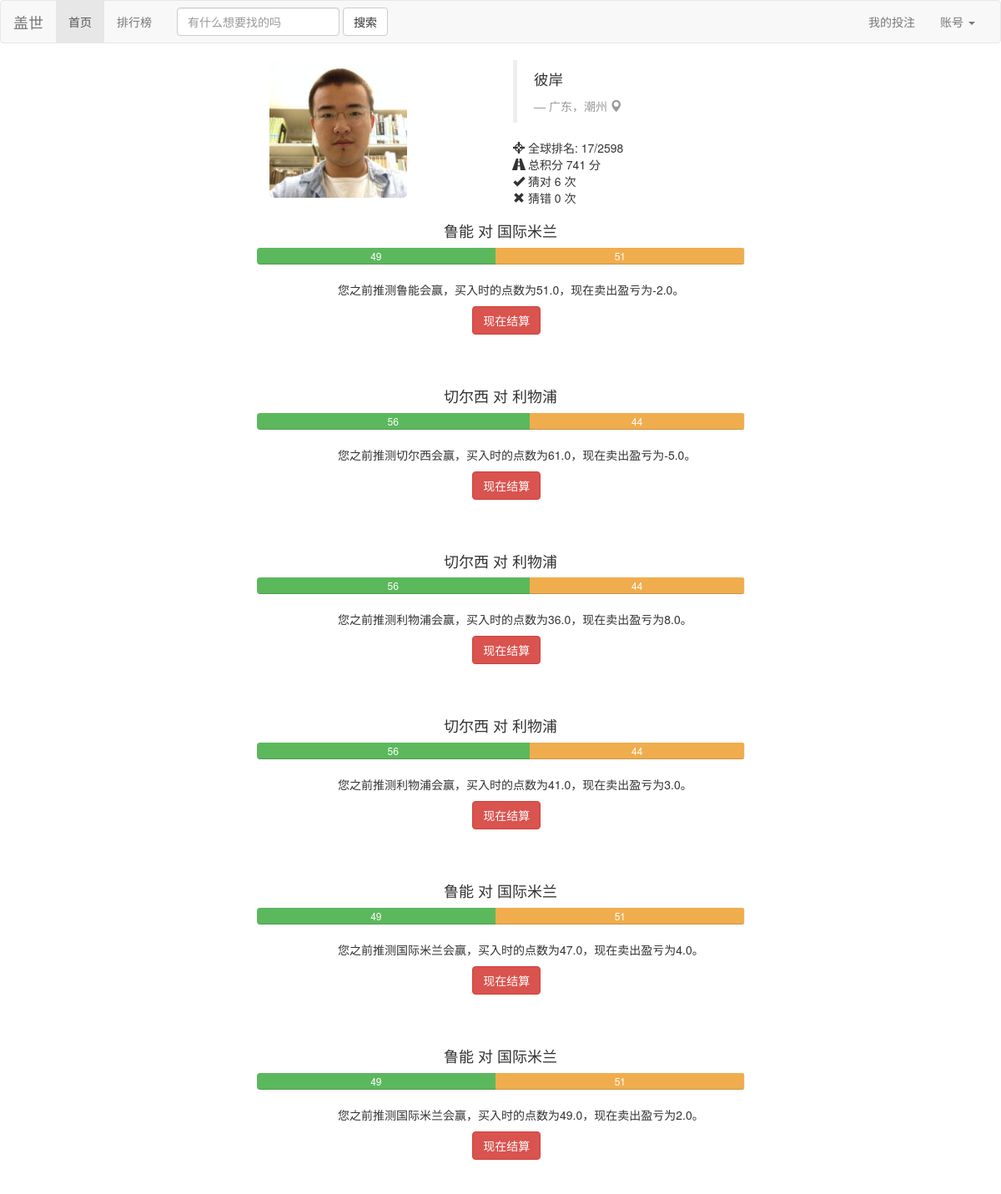
Screenshot of /profile (signed in) with the database file from the repository.
### Guess/models.py (models this page shows, shortened)
class Person(models.Model):
	user = models.OneToOneField(User)
	point = models.IntegerField(default=1000)
	expertise = models.TextField(default='N/A')
	win = models.IntegerField(default=0)
	lose = models.IntegerField(default=0)
	game = models.IntegerField(default=0)
	point_per_game = models.FloatField(default=0.0)
	index = models.IntegerField(default=0)
	class Meta:
		ordering = ('point','point_per_game',)

class Betting(models.Model):
	better = models.ForeignKey(Person)
	game = models.ForeignKey(Game)
	side = models.BooleanField()  # True means home wins and vice versa
	num = models.IntegerField(default=1)
	outcome = models.BooleanField(default=False)
	price_at_buy = models.FloatField()
	price_at_sell = models.FloatField()
	cleared = models.BooleanField(default=False)  # cleared means the result of the betting has been updated to the person profile

class Game(models.Model):
	index = models.IntegerField()
	headline = models.TextField()
	begin = models.DateTimeField(auto_now_add=True)
	expire = models.DateTimeField()
	name_home = models.CharField(max_length=30)
	price_home = models.IntegerField(default=50)
	num_home = models.IntegerField(default=0)
	name_away = models.CharField(max_length=30)
	price_away = models.IntegerField(default=50)
	num_away = models.IntegerField(default=0)
	outcome = models.BooleanField(default=False)   # True means home wins and vice versa
	ended = models.BooleanField(default=False)
	event = models.IntegerField()
	is_primary = models.BooleanField(default=False)
	class Meta:
		ordering = ('expire',)

### Guess/views.py (the view)
# urls.py: url(r'^profile$', 'Guess.views.profile', name='profile'),
def profile(request):
	if not request.user.is_authenticated():
		return redirect('/')
	person = Person.objects.get(user=request.user)
	bets = []
	for b in Betting.objects.filter(better=person, cleared=False):
		if not b.game.ended:
			bets.append(b)
		else:
			b.clear()
	if request.method == 'POST':
		for b in bets:
			if str(b.pk) in request.POST:
				b.clear()
				break
		return redirect('/profile')
	else:
		person = Person.objects.get(user=request.user)
		return render(request,'profile.html',{'person': person, 'bets': bets})

### Guess/templatetags/profile_tag.py (called while the page is built)
@register.simple_tag()
def sub(value1, value2):
    return value1-value2

### Guess/templates/profile.html (shortened to what this page needs)
{% load bootstrap3 %}
{% load profile_tag %}
<link href='static/bootstrap/css/bootstrap.min.css' rel='stylesheet'>
{% include "nav_bar.html" %}
<div class="container">
    <div class="row">
        <div class="col-sm-2 col-md-2 col-md-offset-3">
            <img src="/static/me.jpg"
            alt="" class="img-rounded img-responsive" />
        </div>
        <div class="col-sm-4 col-md-4 col-md-offset-1">
            <blockquote>
                <p>彼岸</p> <small><cite title="Source Title">广东，潮州  <i class="glyphicon glyphicon-map-marker"></i></cite></small>
            </blockquote>
            <p> <i class="glyphicon glyphicon-screenshot"></i> 全球排名: 17/2598
                <br /> <i class="glyphicon glyphicon-road"></i> 总积分 {{ person.point }} 分
                <br /> <i class="glyphicon glyphicon-ok"></i> 猜对 {{ person.win }} 次
                <br /> <i class="glyphicon glyphicon-remove"></i> 猜错 {{ person.lose }} 次</p>
        </div>
    </div>
</div>
{% for b in bets %}
<div class = "row">
    <form method="POST">
    <div class="col-md-6 col-md-offset-3">
        <h4 class="text-center">{{ b.game.name_home }} 对 {{ b.game.name_away }}</h4>
        <div class="progress">
            <div class="progress-bar progress-bar-success" style="width: {{ b.game.price_home }}%">{{ b.game.price_home }}</div>
            <div class="progress-bar progress-bar-warning" style="width: {{ b.game.price_away }}%">{{ b.game.price_away }}</div>
        </div>
        <div class="col-md-offset-2">
        {% if b.side %}
            <div><p>您之前推测{{ b.game.name_home }}会赢，买入时的点数为{{ b.price_at_buy }}，现在卖出盈亏为{% sub b.game.price_home b.price_at_buy %}。</p></div>
        {% else %}
            <div><p>您之前推测{{ b.game.name_away }}会赢，买入时的点数为{{ b.price_at_buy }}，现在卖出盈亏为{% sub b.game.price_away b.price_at_buy %}。</p></div>
        {% endif %}
        </div>
        <div class="col-md-1 col-md-offset-5"><input class="btn btn-danger" type="submit" value="现在结算" name="{{ b.pk }}" onclick="on_submit(event)"/></div>
    </div>
    </form>
</div>
<div class="row spacer">
</div>
{% endfor %}

### Guess/templates/profile.html (style rules this page uses)
.spacer { margin-bottom: 40px; }

### rows the page displays
Person: point "741", win "6", lose "0"
Betting: game.name_home "鲁能", game.name_away "国际米兰", game.price_home "49", game.price_away "51", price_at_buy "51.0", game+price_at_buy "-2.0"
Betting: game.name_home "切尔西", game.name_away "利物浦", game.price_home "56", game.price_away "44", price_at_buy "61.0", game+price_at_buy "-5.0"
Betting: game.name_home "切尔西", game.name_away "利物浦", game.price_home "56", game.price_away "44", price_at_buy "36.0", game+price_at_buy "8.0"
Betting: game.name_home "切尔西", game.name_away "利物浦", game.price_home "56", game.price_away "44", price_at_buy "41.0", game+price_at_buy "3.0"
Betting: game.name_home "鲁能", game.name_away "国际米兰", game.price_home "49", game.price_away "51", price_at_buy "47.0", game+price_at_buy "4.0"
Betting: game.name_home "鲁能", game.name_away "国际米兰", game.price_home "49", game.price_away "51", price_at_buy "49.0", game+price_at_buy "2.0"
